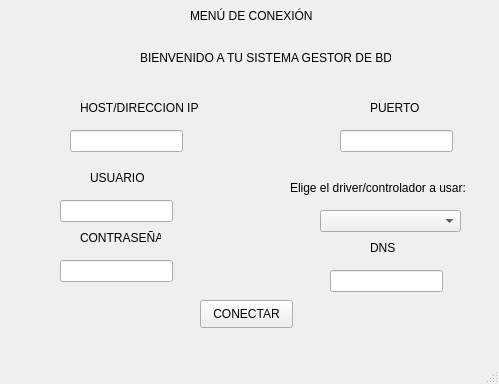
<?xml version="1.0" encoding="UTF-8"?>
<ui version="4.0">
 <class>MainWindow</class>
 <widget class="QMainWindow" name="MainWindow">
  <property name="geometry">
   <rect>
    <x>0</x>
    <y>0</y>
    <width>499</width>
    <height>384</height>
   </rect>
  </property>
  <property name="windowTitle">
   <string>Ingreso de Administrador</string>
  </property>
  <widget class="QWidget" name="centralwidget">
   <widget class="QLabel" name="label">
    <property name="geometry">
     <rect>
      <x>190</x>
      <y>0</y>
      <width>131</width>
      <height>31</height>
     </rect>
    </property>
    <property name="text">
     <string>MENÚ DE CONEXIÓN</string>
    </property>
   </widget>
   <widget class="QLabel" name="label_2">
    <property name="geometry">
     <rect>
      <x>140</x>
      <y>50</y>
      <width>251</width>
      <height>16</height>
     </rect>
    </property>
    <property name="text">
     <string>BIENVENIDO A TU SISTEMA GESTOR DE BD</string>
    </property>
   </widget>
   <widget class="QLabel" name="USUARIO">
    <property name="geometry">
     <rect>
      <x>90</x>
      <y>170</y>
      <width>55</width>
      <height>16</height>
     </rect>
    </property>
    <property name="text">
     <string>USUARIO</string>
    </property>
   </widget>
   <widget class="QLabel" name="CONTRASENA">
    <property name="geometry">
     <rect>
      <x>80</x>
      <y>230</y>
      <width>81</width>
      <height>16</height>
     </rect>
    </property>
    <property name="text">
     <string>CONTRASEÑA</string>
    </property>
   </widget>
   <widget class="QPushButton" name="btn_conectar">
    <property name="geometry">
     <rect>
      <x>200</x>
      <y>300</y>
      <width>93</width>
      <height>28</height>
     </rect>
    </property>
    <property name="text">
     <string>CONECTAR</string>
    </property>
   </widget>
   <widget class="QLineEdit" name="le_User">
    <property name="geometry">
     <rect>
      <x>60</x>
      <y>200</y>
      <width>113</width>
      <height>22</height>
     </rect>
    </property>
   </widget>
   <widget class="QLineEdit" name="le_Contra">
    <property name="geometry">
     <rect>
      <x>60</x>
      <y>260</y>
      <width>113</width>
      <height>22</height>
     </rect>
    </property>
   </widget>
   <widget class="QLabel" name="USUARIO_2">
    <property name="geometry">
     <rect>
      <x>80</x>
      <y>100</y>
      <width>131</width>
      <height>16</height>
     </rect>
    </property>
    <property name="text">
     <string>HOST/DIRECCION IP</string>
    </property>
   </widget>
   <widget class="QLineEdit" name="le_Host">
    <property name="geometry">
     <rect>
      <x>70</x>
      <y>130</y>
      <width>113</width>
      <height>22</height>
     </rect>
    </property>
   </widget>
   <widget class="QLabel" name="label_3">
    <property name="geometry">
     <rect>
      <x>370</x>
      <y>100</y>
      <width>55</width>
      <height>16</height>
     </rect>
    </property>
    <property name="text">
     <string>PUERTO</string>
    </property>
   </widget>
   <widget class="QLineEdit" name="le_Puerto">
    <property name="geometry">
     <rect>
      <x>340</x>
      <y>130</y>
      <width>113</width>
      <height>22</height>
     </rect>
    </property>
   </widget>
   <widget class="QComboBox" name="comboBox_DBMS">
    <property name="geometry">
     <rect>
      <x>320</x>
      <y>210</y>
      <width>141</width>
      <height>22</height>
     </rect>
    </property>
   </widget>
   <widget class="QLabel" name="label_4">
    <property name="geometry">
     <rect>
      <x>290</x>
      <y>180</y>
      <width>191</width>
      <height>16</height>
     </rect>
    </property>
    <property name="text">
     <string>Elige el driver/controlador a usar:</string>
    </property>
   </widget>
   <widget class="QLabel" name="CONTRASENA_2">
    <property name="geometry">
     <rect>
      <x>370</x>
      <y>240</y>
      <width>31</width>
      <height>16</height>
     </rect>
    </property>
    <property name="text">
     <string>DNS</string>
    </property>
   </widget>
   <widget class="QLineEdit" name="le_Dns">
    <property name="geometry">
     <rect>
      <x>330</x>
      <y>270</y>
      <width>113</width>
      <height>22</height>
     </rect>
    </property>
   </widget>
  </widget>
  <widget class="QMenuBar" name="menubar">
   <property name="geometry">
    <rect>
     <x>0</x>
     <y>0</y>
     <width>499</width>
     <height>26</height>
    </rect>
   </property>
  </widget>
  <widget class="QStatusBar" name="statusbar"/>
 </widget>
 <resources/>
 <connections/>
</ui>
